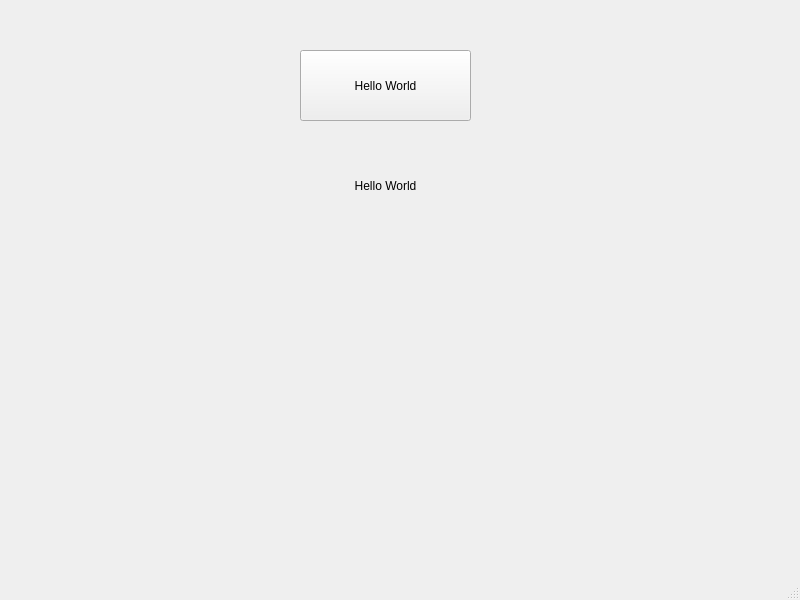
<?xml version="1.0" encoding="UTF-8"?>
<ui version="4.0">
 <class>MainWindow</class>
 <widget class="QMainWindow" name="MainWindow">
  <property name="geometry">
   <rect>
    <x>0</x>
    <y>0</y>
    <width>800</width>
    <height>600</height>
   </rect>
  </property>
  <property name="windowTitle">
   <string>MainWindow</string>
  </property>
  <widget class="QWidget" name="centralwidget">
   <widget class="QPushButton" name="btn_HelloWorld">
    <property name="geometry">
     <rect>
      <x>300</x>
      <y>50</y>
      <width>171</width>
      <height>71</height>
     </rect>
    </property>
    <property name="text">
     <string>Hello World</string>
    </property>
   </widget>
   <widget class="QLabel" name="lb_HelloWorld">
    <property name="geometry">
     <rect>
      <x>270</x>
      <y>140</y>
      <width>231</width>
      <height>91</height>
     </rect>
    </property>
    <property name="text">
     <string>Hello World</string>
    </property>
    <property name="alignment">
     <set>Qt::AlignCenter</set>
    </property>
   </widget>
  </widget>
  <widget class="QMenuBar" name="menubar">
   <property name="geometry">
    <rect>
     <x>0</x>
     <y>0</y>
     <width>800</width>
     <height>22</height>
    </rect>
   </property>
  </widget>
  <widget class="QStatusBar" name="statusbar"/>
 </widget>
 <resources/>
 <connections/>
</ui>
